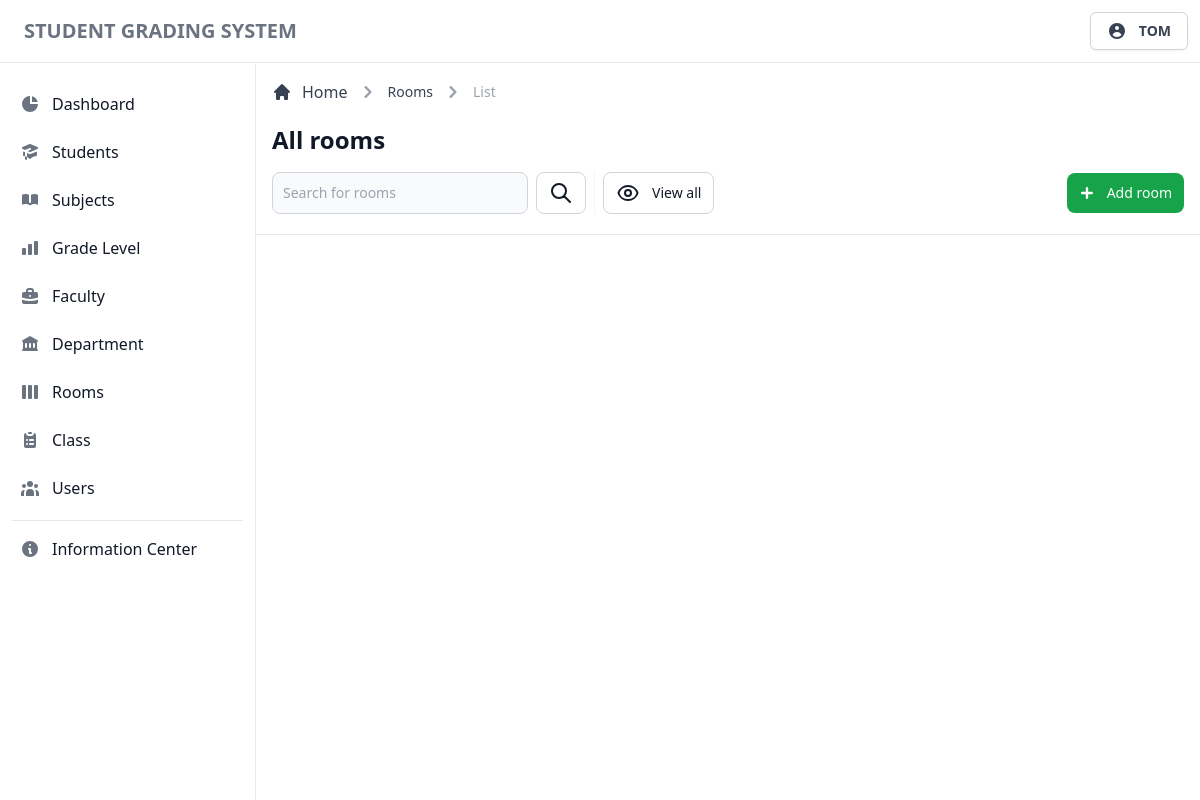
Before: /admin/view/rooms.php (signed in) with the older database file.
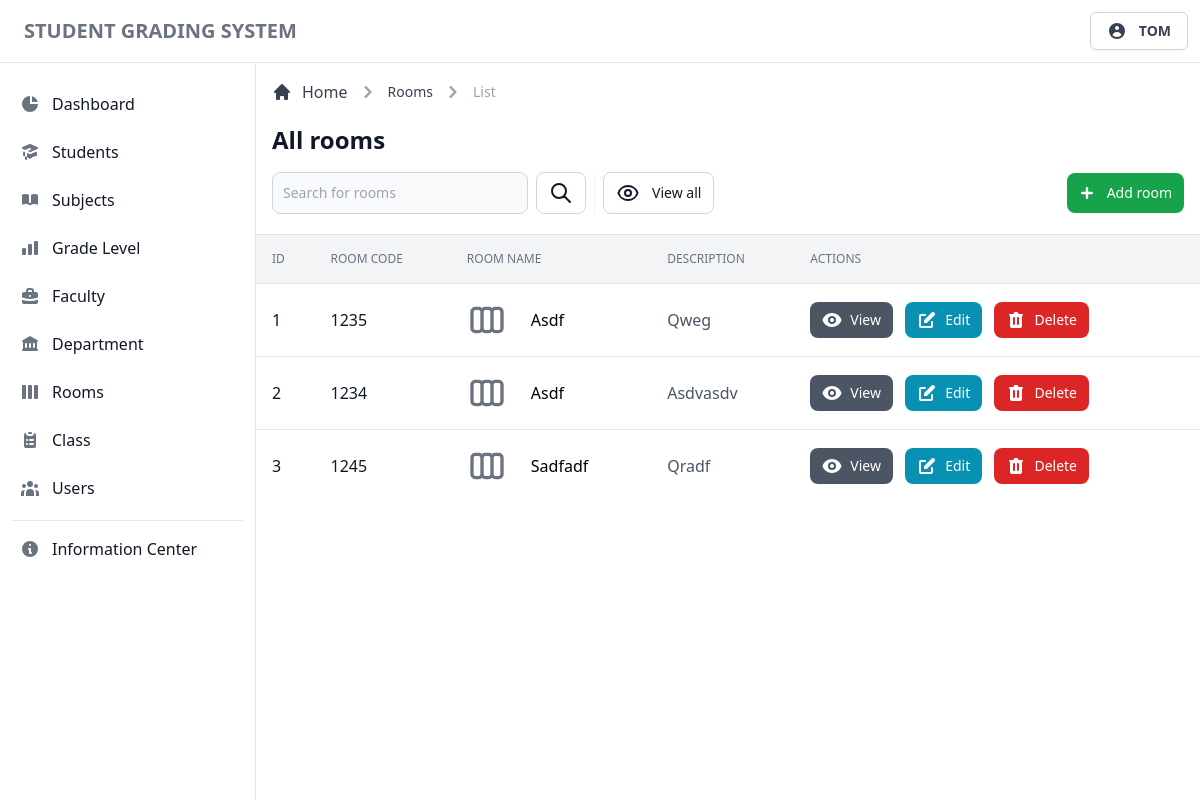
After: the same page with the newer database file.
### tables this page shows
CREATE TABLE `tblrooms` (
  `room_id` int(11) NOT NULL,
  `room_code` int(11) NOT NULL,
  `room_name` varchar(255) NOT NULL,
  `room_desc` varchar(255) DEFAULT NULL
);

### admin/database/database.classes.php (called while the page is built)
<?php
class Dbh
{
  private $hostname = 'localhost';
  private $username = 'root';
  private $password = '';
  private $dbname = 'dbgradingsystem';
  public function connect()
  {
    try {
      $dbh = new PDO('mysql:host=' . $this->hostname . ';dbname=' . $this->dbname, $this->username, $this->password);
      return $dbh;
    } catch (PDOException $e) {
      print "Error!: " . $e->getMessage() . "<br>";
      die();
    }
  }
}

### admin/classes/display-data.classes.php (called while the page is built, shortened)
<?php
class DisplayRooms extends Dbh
{
  protected function getRooms()
  {
    $sql = 'SELECT * FROM tblrooms;';
    $stmt = $this->connect()->query($sql);
    $result = 0;
    if (!$stmt) {
      $stmt = null;
      header('Location: ../view/rooms.php?error=stmtfailed');
      exit;
    } else {
      while ($row = $stmt->fetchAll(PDO::FETCH_ASSOC)) {
        $result = $row;
      }
      return $result;
    }
    return $result;
  }
}

### admin/controller/display-data.contr.php (called while the page is built, shortened)
<?php
class DisplayRoomsContr extends DisplayRooms
{
  public function fetchData()
  {
    $result = $this->getRooms();
    return $result;
  }
}

### admin/templates/table/rooms-table.php (the view, shortened to what this page needs)
<div class="flex flex-col min-w-full overflow-hidden overflow-x-auto align-middle shadow">
  <table class="min-w-full divide-y divide-gray-200 table-fixed">
    <thead class="bg-gray-100">
      <tr>
        <th scope="col" class="p-4 text-xs font-medium text-left text-gray-500 uppercase">
          ID
        </th>
        <th scope="col" class="p-4 text-xs font-medium text-left text-gray-500 uppercase">
          Room Code
        </th>
        <th scope="col" class="p-4 text-xs font-medium text-left text-gray-500 uppercase">
          Room Name
        </th>
        <th scope="col" class="p-4 text-xs font-medium text-left text-gray-500 uppercase">
          Description
        </th>
        <th scope="col" class="p-4 text-xs font-medium text-left text-gray-500 uppercase">
          Actions
        </th>
      </tr>
    </thead>
    <tbody class="bg-white divide-y divide-gray-200">
      <?php foreach ($result as $data) : ?>
        <tr class="hover:bg-gray-100 group">
          <td class="p-4 text-base font-normal text-gray-900 whitespace-nowrap">
            <div class="flex items-center">
              <?= $data['room_id']; ?>
            </div>
          </td>
          <td class="p-4 text-base font-normal text-gray-900 whitespace-nowrap">
            <div class="flex items-center">
              <?= $data['room_code']; ?>
            </div>
          </td>
          <td class="flex items-center p-4 mr-12 space-x-6 whitespace-nowrap lg:mr-0">
            <div class="flex items-center capitalize">
              <?= $data['room_name']; ?>
            </div>
          </td>
          <td class="p-4 text-base font-normal text-gray-600 whitespace-nowrap">
            <div class="flex items-center capitalize">
              <?= $data['room_desc']; ?>
            </div>
          </td>
          <td class="p-4 space-x-2 whitespace-nowrap">
            <button type="button" data-view-button data-code="<?= $data['room_code']; ?>" data-name="<?= $data['room_name']; ?>" data-desc="<?= $data['room_desc']; ?>" class="inline-flex items-center px-3 py-2 text-sm font-medium text-center text-white bg-gray-600 rounded-lg hover:bg-gray-700 focus:ring-4 focus:ring-gray-200">
              View
            </button>
            <button type="button" data-edit-button data-id="<?= $data['room_id']; ?>" data-code="<?= $data['room_code']; ?>" data-name="<?= $data['room_name']; ?>" data-desc="<?= $data['room_desc']; ?>" class="inline-flex items-center px-3 py-2 text-sm font-medium text-center text-white rounded-lg bg-cyan-600 hover:bg-cyan-700 focus:ring-4 focus:ring-cyan-200">
              Edit
            </button>
            <button type="button" data-id="<?= $data['room_id']; ?>" data-delete-button class="inline-flex items-center px-3 py-2 text-sm font-medium text-center text-white bg-red-600 rounded-lg hover:bg-red-800 focus:ring-4 focus:ring-red-300">
              Delete
            </button>
          </td>
        </tr>
      <?php endforeach; ?>
    </tbody>
  </table>
</div>

### admin/view/rooms.php (shortened to what this page needs)
<?php
$user = $_SESSION['useruid'];
include_once '../database/database.classes.php';
include_once '../classes/display-data.classes.php';
include_once '../controller/display-data.contr.php';
$display = new DisplayRoomsContr;
$page = $search = $table = $link = 'rooms';
$btn = $modal = 'room';
?>
<!DOCTYPE html>
<html lang="en">
<head>
  <link rel="stylesheet" href="../../app/css/tailwind.css">
</head>
<body>
  <?php include_once '../templates/navbar.php'; ?>
  <div class="flex pt-16 overflow-hidden bg-white">
    <?php include_once '../templates/sidebar.php'; ?>
    <div id="main-content" class="relative w-full h-full ml-64 overflow-y-auto bg-gray-50">
      <main>
        <?php
        include_once '../templates/header.php';
        include_once '../includes/display-data.inc.php';
        ?>
      </main>
    </div>
  </div>
</body>
</html>

### admin/templates/navbar.php (shortened to what this page needs)
<header class="fixed z-30 w-full bg-white border-b border-gray-200">
  <nav class="flex items-center justify-between p-3">
    <div class="flex items-center justify-start">
      <a href="#" class="ml-3 text-xl font-bold text-gray-500 uppercase transition duration-75 hover:text-gray-900">Student Grading System</a>
    </div>
    <div class="relative text-left group">
      <button type="button" class="flex items-center justify-center w-full px-4 py-2 text-sm font-medium text-gray-700 bg-white border border-gray-300 rounded-md shadow-sm" id="menu-button" aria-expanded="true" aria-haspopup="true">
        <svg xmlns="http://www.w3.org/2000/svg" class="w-5 h-5" viewBox="0 0 20 20" fill="currentColor">
          <path fill-rule="evenodd" d="M18 10a8 8 0 11-16 0 8 8 0 0116 0zm-6-3a2 2 0 11-4 0 2 2 0 014 0zm-2 4a5 5 0 00-4.546 2.916A5.986 5.986 0 0010 16a5.986 5.986 0 004.546-2.084A5 5 0 0010 11z" clip-rule="evenodd" />
        </svg>
        <span class="flex-1 ml-3 font-semibold uppercase whitespace-nowrap"><?= $user; ?></span>
      </button>
    </div>
  </nav>
</header>

### admin/templates/sidebar.php (shortened to what this page needs)
<aside id="sidebar" class="fixed top-0 left-0 z-20 flex flex-col flex-shrink-0 w-64 h-full pt-16" aria-label="Sidebar">
  <div class="relative flex flex-col flex-1 min-h-0 pt-0 bg-white border-r border-gray-200">
    <div class="flex flex-col flex-1 pt-5 pb-4 overflow-y-auto">
      <div class="flex-1 px-3 space-y-1 bg-white divide-y">
        <ul class="pb-2 space-y-2">
          <li>
            <a href="../view/dashboard.php" class="flex items-center p-2 text-base font-normal text-gray-900 rounded-lg hover:bg-gray-100 group ">
              <svg xmlns="http://www.w3.org/2000/svg" class="w-5 h-5 text-gray-500 transition duration-75 group-hover:text-gray-900" viewBox="0 0 20 20" fill="currentColor">
                <path d="M2 10a8 8 0 018-8v8h8a8 8 0 11-16 0z" />
                <path d="M12 2.252A8.014 8.014 0 0117.748 8H12V2.252z" />
              </svg>
              <span class="flex-1 ml-3 whitespace-nowrap">Dashboard</span>
            </a>
          </li>
          <li>
            <a href="../view/students.php" class="flex items-center p-2 text-base font-normal text-gray-900 rounded-lg hover:bg-gray-100 group ">
              <span class="flex-1 ml-3 whitespace-nowrap">Students</span>
            </a>
          </li>
          <li>
            <a href="../view/subjects.php" class="flex items-center p-2 text-base font-normal text-gray-900 rounded-lg hover:bg-gray-100 group ">
              <span class="flex-1 ml-3 whitespace-nowrap">Subjects</span>
            </a>
          </li>
          <li>
            <a href="../view/grade-level.php" class="flex items-center p-2 text-base font-normal text-gray-900 rounded-lg hover:bg-gray-100 group ">
              <span class="flex-1 ml-3 whitespace-nowrap">Grade Level</span>
            </a>
          </li>
          <li>
            <a href="../view/faculty.php" class="flex items-center p-2 text-base font-normal text-gray-900 rounded-lg hover:bg-gray-100 group ">
              <span class="flex-1 ml-3 whitespace-nowrap">Faculty</span>
            </a>
          </li>
          <li>
            <a href="../view/department.php" class="flex items-center p-2 text-base font-normal text-gray-900 rounded-lg hover:bg-gray-100 group ">
              <span class="flex-1 ml-3 whitespace-nowrap">Department</span>
            </a>
          </li>
          <li>
            <a href="../view/rooms.php" class="flex items-center p-2 text-base font-normal text-gray-900 rounded-lg hover:bg-gray-100 group ">
              <span class="flex-1 ml-3 whitespace-nowrap">Rooms</span>
            </a>
          </li>
          <li>
            <a href="../view/class.php" class="flex items-center p-2 text-base font-normal text-gray-900 rounded-lg hover:bg-gray-100 group ">
              <span class="flex-1 ml-3 whitespace-nowrap">Class</span>
            </a>
          </li>
          <li>
            <a href="../view/users.php" class="flex items-center p-2 text-base font-normal text-gray-900 rounded-lg hover:bg-gray-100 group ">
              <span class="flex-1 ml-3 whitespace-nowrap">Users</span>
            </a>
          </li>
        </ul>
        <div class="pt-2 space-y-2">
          <a href="#" class="flex items-center p-2 text-base font-normal text-gray-900 transition duration-75 rounded-lg hover:bg-gray-100 group">
            <span class="ml-3">Information Center</span>
          </a>
        </div>
      </div>
    </div>
  </div>
</aside>

### admin/templates/header.php (shortened to what this page needs)
<div class="items-center justify-between block p-4 bg-white border-b border-gray-200 sm:flex">
  <div class="w-full mb-1">
    <div class="mb-4">
      <nav class="flex mb-5" aria-label="Breadcrumb">
        <ol class="inline-flex items-center space-x-1 md:space-x-2">
          <li class="inline-flex items-center">
            <a href="../view/dashboard.php" class="inline-flex items-center text-gray-700 hover:text-gray-900">
              <svg class="w-5 h-5 mr-2.5" fill="currentColor" viewBox="0 0 20 20" xmlns="http://www.w3.org/2000/svg">
                <path d="M10.707 2.293a1 1 0 00-1.414 0l-7 7a1 1 0 001.414 1.414L4 10.414V17a1 1 0 001 1h2a1 1 0 001-1v-2a1 1 0 011-1h2a1 1 0 011 1v2a1 1 0 001 1h2a1 1 0 001-1v-6.586l.293.293a1 1 0 001.414-1.414l-7-7z"></path>
              </svg>
              Home
            </a>
          </li>
          <li>
            <div class="flex items-center">
              <svg class="w-6 h-6 text-gray-400" fill="currentColor" viewBox="0 0 20 20" xmlns="http://www.w3.org/2000/svg">
                <path fill-rule="evenodd" d="M7.293 14.707a1 1 0 010-1.414L10.586 10 7.293 6.707a1 1 0 011.414-1.414l4 4a1 1 0 010 1.414l-4 4a1 1 0 01-1.414 0z" clip-rule="evenodd"></path>
              </svg>
              <a href="#" class="ml-1 text-sm font-medium text-gray-700 capitalize hover:text-gray-900 md:ml-2"><?= $page; ?></a>
            </div>
          </li>
          <li>
            <div class="flex items-center">
              <svg class="w-6 h-6 text-gray-400" fill="currentColor" viewBox="0 0 20 20" xmlns="http://www.w3.org/2000/svg">
                <path fill-rule="evenodd" d="M7.293 14.707a1 1 0 010-1.414L10.586 10 7.293 6.707a1 1 0 011.414-1.414l4 4a1 1 0 010 1.414l-4 4a1 1 0 01-1.414 0z" clip-rule="evenodd"></path>
              </svg>
              <span class="ml-1 text-sm font-medium text-gray-400 md:ml-2" aria-current="page">List</span>
            </div>
          </li>
        </ol>
      </nav>
      <h1 class="text-xl font-semibold text-gray-900 sm:text-2xl">All <?= $page; ?></h1>
    </div>
    <div class="sm:flex">
      <div class="items-center hidden mb-3 sm:flex sm:divide-x sm:divide-gray-100 sm:mb-0">
        <form class="flex lg:pr-2" action="#" method="get">
          <div class="relative mr-2 lg:w-64 xl:w-96">
            <input type="text" name="search" class="bg-gray-50 border border-gray-300 text-gray-900 focus:outline-none sm:text-sm rounded-lg focus:ring-gray-200 focus:ring-4 block w-full p-2.5" placeholder="Search for <?= $search ?>" required>
          </div>
          <button type="submit" class="inline-flex items-center justify-center w-1/2 px-3 py-2 text-sm font-medium text-center text-gray-900 bg-white border border-gray-300 rounded-lg hover:bg-gray-100 focus:ring-4 focus:ring-gray-200 sm:w-auto">
            <svg xmlns="http://www.w3.org/2000/svg" class="w-6 h-6" fill="none" viewBox="0 0 24 24" stroke="currentColor">
              <path stroke-linecap="round" stroke-linejoin="round" stroke-width="2" d="M21 21l-6-6m2-5a7 7 0 11-14 0 7 7 0 0114 0z" />
            </svg>
          </button>
        </form>
        <div class="flex pl-0 mt-3 space-x-1 sm:pl-2 sm:mt-0">
          <a href="<?= $link ?>.php" class="inline-flex items-center justify-center w-1/2 px-3 py-2 text-sm font-medium text-center text-gray-900 bg-white border border-gray-300 rounded-lg hover:bg-gray-100 focus:ring-4 focus:ring-gray-200 sm:w-auto">
            <span>View all</span>
          </a>
        </div>
      </div>
      <div class="flex items-center ml-auto space-x-2 sm:space-x-3">
        <button type="button" data-add-button class="inline-flex items-center justify-center w-1/2 px-3 py-2 text-sm font-medium text-center text-white bg-green-600 rounded-lg hover:bg-green-700 focus:ring-4 focus:ring-green-500 focus:ring-opacity-50 sm:w-auto">
          <svg class="w-6 h-6 mr-2 -ml-1" fill="currentColor" viewBox="0 0 20 20" xmlns="http://www.w3.org/2000/svg">
            <path fill-rule="evenodd" d="M10 5a1 1 0 011 1v3h3a1 1 0 110 2h-3v3a1 1 0 11-2 0v-3H6a1 1 0 110-2h3V6a1 1 0 011-1z" clip-rule="evenodd"></path>
          </svg>
          <span>Add <?= $btn; ?></span>
        </button>
      </div>
    </div>
  </div>
</div>

### admin/includes/display-data.inc.php (shortened to what this page needs)
<?php
$result = $display->fetchData();
if (!empty($result)) {
  include_once '../templates/table/' . $table . '-table.php';
}

Changed rows visible on the page:
added tblrooms: room_id "1", room_code "1235", room_name "Asdf", room_desc "Qweg"
added tblrooms: room_id "2", room_code "1234", room_name "Asdf", room_desc "Asdvasdv"
added tblrooms: room_id "3", room_code "1245", room_name "Sadfadf", room_desc "Qradf"
Other visible differences:
text now shown: "ID ROOM CODE ROOM NAME DESCRIPTION ACTIONS"
